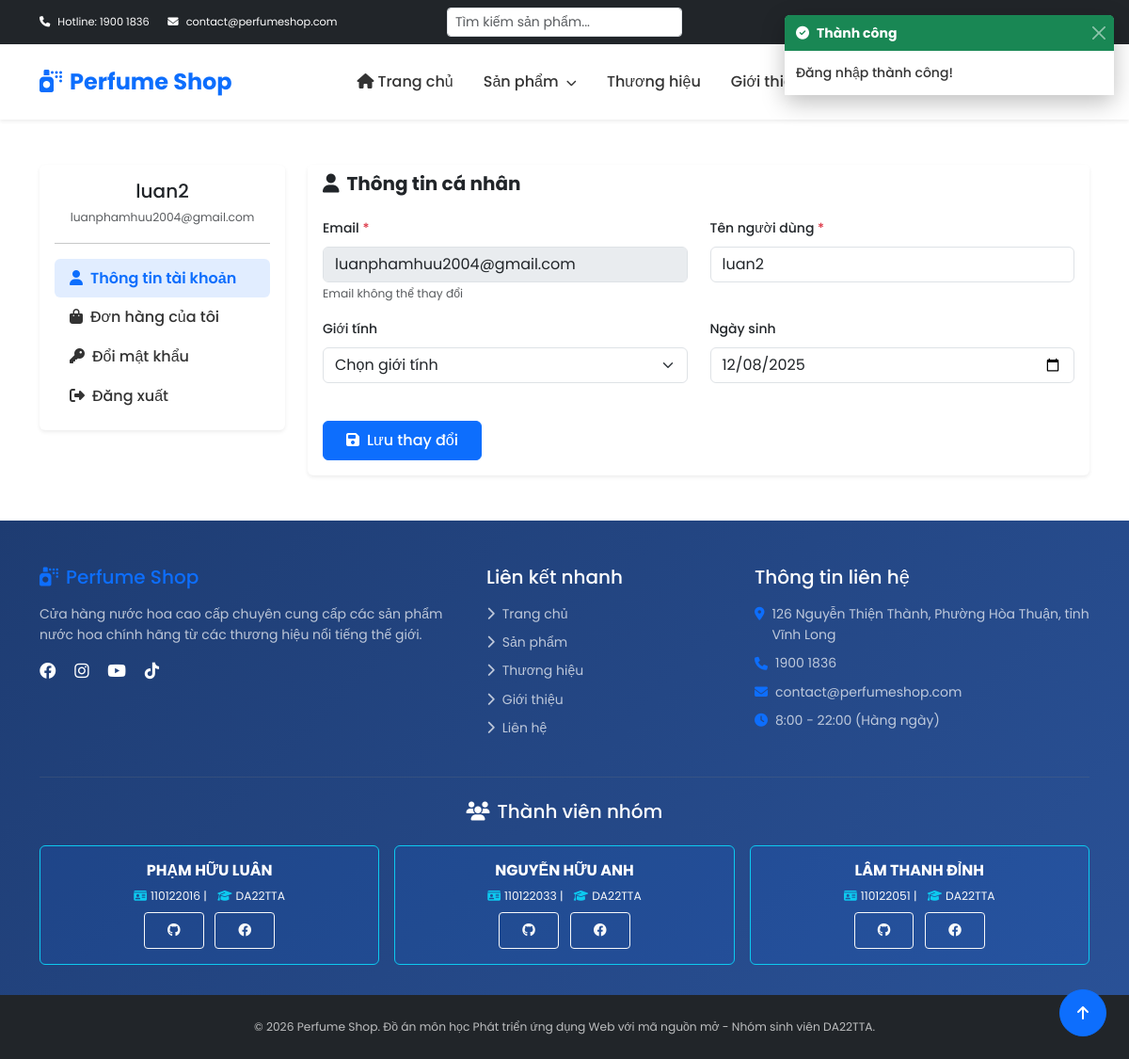
Screenshot of /views/account/profile.php (signed in) with the database file from the repository.
### tables this page shows
CREATE TABLE `nguoi_dung` (
  `id` int(11) NOT NULL,
  `username` varchar(150) NOT NULL,
  `gioi_tinh` varchar(10) DEFAULT NULL,
  `ngay_sinh` date DEFAULT NULL,
  `email` varchar(150) NOT NULL,
  `password` varchar(255) NOT NULL,
  `vai_tro` varchar(20) DEFAULT 'khach_hang',
  `trang_thai` tinyint(4) DEFAULT 1,
  `ngay_tao` datetime DEFAULT current_timestamp(),
  `ngay_xoa` datetime DEFAULT NULL
);

### models/User.php (called while the page is built, shortened)
<?php
class User {
    private $conn;
    private $table = 'nguoi_dung';
    public function __construct() {
        $database = new Database();
        $this->conn = $database->connect();
    }
    public function getUserById($id) {
        $query = "SELECT id, username, email, password as mat_khau, gioi_tinh, ngay_sinh, vai_tro, trang_thai, ngay_tao
                  FROM {$this->table}
                  WHERE id = ? AND ngay_xoa IS NULL";
        $stmt = $this->conn->prepare($query);
        $stmt->bind_param("i", $id);
        $stmt->execute();
        $result = $stmt->get_result();
        if ($result->num_rows > 0) {
            return $result->fetch_assoc();
        }
        return false;
    }
}
?>

### config/database.php (called while the page is built, shortened)
<?php
class Database {
    private $host = DB_HOST;
    private $user = DB_USER;
    private $pass = DB_PASS;
    private $dbname = DB_NAME;
    public function connect() {
        $this->conn = null;
        try {
            $this->conn = new mysqli($this->host, $this->user, $this->pass, $this->dbname);
            $this->conn->set_charset("utf8mb4");
        } catch (Exception $e) {
            echo "Lỗi kết nối: " . $e->getMessage();
        }
        return $this->conn;
    }
}
?>

### helpers/functions.php (called while the page is built, shortened)
<?php
function is_logged_in() {
    return isset($_SESSION['user_id']);
}
function check_account_status() {
    if (is_logged_in()) {
        require_once __DIR__ . '/../models/User.php';
        $userModel = new User();
        $user = $userModel->getUserById($_SESSION['user_id']);
    }
}
?>

### views/account/profile.php (the view, shortened to what this page needs)
<?php
require_once __DIR__ . '/../../helpers/functions.php';
require_once __DIR__ . '/../../models/User.php';
$userModel = new User();
$user = $userModel->getUserById($_SESSION['user_id']);
include __DIR__ . '/../layout/header.php';
?>
<div class="container my-5">
    <div class="row">
        <div class="col-lg-3">
            <div class="card border-0 shadow-sm">
                <div class="card-body">
                    <div class="text-center mb-3">
                        <h5 class="mb-1"><?php echo htmlspecialchars($_SESSION['username']); ?></h5>
                        <small class="text-muted"><?php echo htmlspecialchars($user['email']); ?></small>
                    </div>
                    <hr>
                    <nav class="nav flex-column">
                        <a class="nav-link active" href="profile.php">
                            <i class="fas fa-user me-2"></i>Thông tin tài khoản
                        </a>
                        <a class="nav-link" href="orders.php">
                            <i class="fas fa-shopping-bag me-2"></i>Đơn hàng của tôi
                        </a>
                        <a class="nav-link" href="change-password.php">
                            <i class="fas fa-key me-2"></i>Đổi mật khẩu
                        </a>
                        <a class="nav-link text-danger" href="<?php echo BASE_URL; ?>views/auth/logout.php">
                            <i class="fas fa-sign-out-alt me-2"></i>Đăng xuất
                        </a>
                    </nav>
                </div>
            </div>
        </div>
        <div class="col-lg-9">
            <div class="card border-0 shadow-sm">
                <div class="card-header bg-white border-0">
                    <h5 class="mb-0 fw-bold"><i class="fas fa-user me-2"></i>Thông tin cá nhân</h5>
                </div>
                <div class="card-body">
                    <form method="POST">
                        <div class="row">
                            <div class="col-md-6 mb-3">
                                <label class="form-label">Email <span class="text-danger">*</span></label>
                                <input type="email" class="form-control" value="<?php echo htmlspecialchars($user['email']); ?>" disabled>
                                <small class="text-muted">Email không thể thay đổi</small>
                            </div>
                            <div class="col-md-6 mb-3">
                                <label class="form-label">Tên người dùng <span class="text-danger">*</span></label>
                                <input type="text" class="form-control" name="username"
                                       value="<?php echo htmlspecialchars($user['username'] ?? ''); ?>" required>
                            </div>
                            <div class="col-md-6 mb-3">
                                <label class="form-label">Giới tính</label>
                                <select class="form-select" name="gioi_tinh">
                                    <option value="">Chọn giới tính</option>
                                </select>
                            </div>
                            <div class="col-md-6 mb-3">
                                <label class="form-label">Ngày sinh</label>
                                <input type="date" class="form-control" name="ngay_sinh"
                                       value="<?php echo $user['ngay_sinh'] ?? ''; ?>" max="<?php echo date('Y-m-d'); ?>">
                            </div>
                        </div>
                        <div class="mt-4">
                            <button type="submit" class="btn btn-primary px-4">
                                <i class="fas fa-save me-2"></i>Lưu thay đổi
                            </button>
                        </div>
                    </form>
                </div>
            </div>
        </div>
    </div>
</div>
<?php include __DIR__ . '/../layout/footer.php'; ?>

### assets/css/style.css (style rules this page uses)
* { margin: 0; padding: 0; box-sizing: border-box; }
body { font-family: 'Poppins', sans-serif; font-size: 14px; line-height: 1.6; color: #333; overflow-x: hidden; }
a { transition: all 0.3s ease; }
.nav-link { font-weight: 500; position: relative; padding: 0.5rem 1rem !important; transition: all 0.3s ease; color: #333 !important; font-size: 1rem; }
.nav-link.active { color: #0d6efd !important; font-weight: 600; background-color: rgba(13, 110, 253, 0.12); border-radius: 6px; }
.nav-link::before, .nav-link::after { display: none !important; }
.btn { padding: 0.5rem 1.5rem; font-weight: 500; transition: all 0.3s ease; }
.form-label { font-weight: 500; margin-bottom: 0.5rem; }

### rows the page displays
nguoi_dung: email "luanphamhuu2004@gmail.com", username "luan2", ngay_sinh "12/08/2025"

### other values shown
$message['message'] "Đăng nhập thành công!"
$_SESSION['username'] "luan2"
